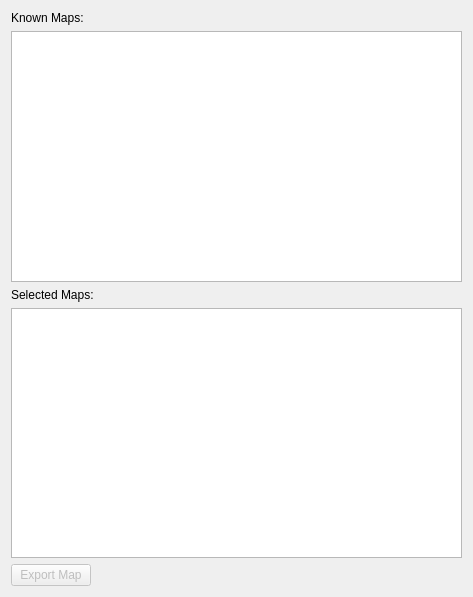
<ui version="4.0" >
 <class>IMapToolWidget</class>
 <widget class="QWidget" name="IMapToolWidget" >
  <property name="geometry" >
   <rect>
    <x>0</x>
    <y>0</y>
    <width>473</width>
    <height>597</height>
   </rect>
  </property>
  <property name="windowTitle" >
   <string>Form</string>
  </property>
  <layout class="QVBoxLayout" >
   <item>
    <widget class="QLabel" name="label" >
     <property name="text" >
      <string>Known Maps:</string>
     </property>
    </widget>
   </item>
   <item>
    <widget class="QListWidget" name="listKnownMaps" >
     <property name="contextMenuPolicy" >
      <enum>Qt::CustomContextMenu</enum>
     </property>
     <property name="selectionMode" >
      <enum>QAbstractItemView::ExtendedSelection</enum>
     </property>
    </widget>
   </item>
   <item>
    <widget class="QLabel" name="label_2" >
     <property name="text" >
      <string>Selected Maps:</string>
     </property>
    </widget>
   </item>
   <item>
    <widget class="QListWidget" name="listSelectedMaps" >
     <property name="contextMenuPolicy" >
      <enum>Qt::CustomContextMenu</enum>
     </property>
     <property name="selectionMode" >
      <enum>QAbstractItemView::SingleSelection</enum>
     </property>
    </widget>
   </item>
   <item>
    <layout class="QHBoxLayout" >
     <item>
      <widget class="QPushButton" name="pushExportMap" >
       <property name="enabled" >
        <bool>false</bool>
       </property>
       <property name="text" >
        <string>Export Map</string>
       </property>
      </widget>
     </item>
     <item>
      <spacer>
       <property name="orientation" >
        <enum>Qt::Horizontal</enum>
       </property>
       <property name="sizeHint" >
        <size>
         <width>40</width>
         <height>20</height>
        </size>
       </property>
      </spacer>
     </item>
    </layout>
   </item>
  </layout>
 </widget>
 <resources/>
 <connections/>
</ui>
